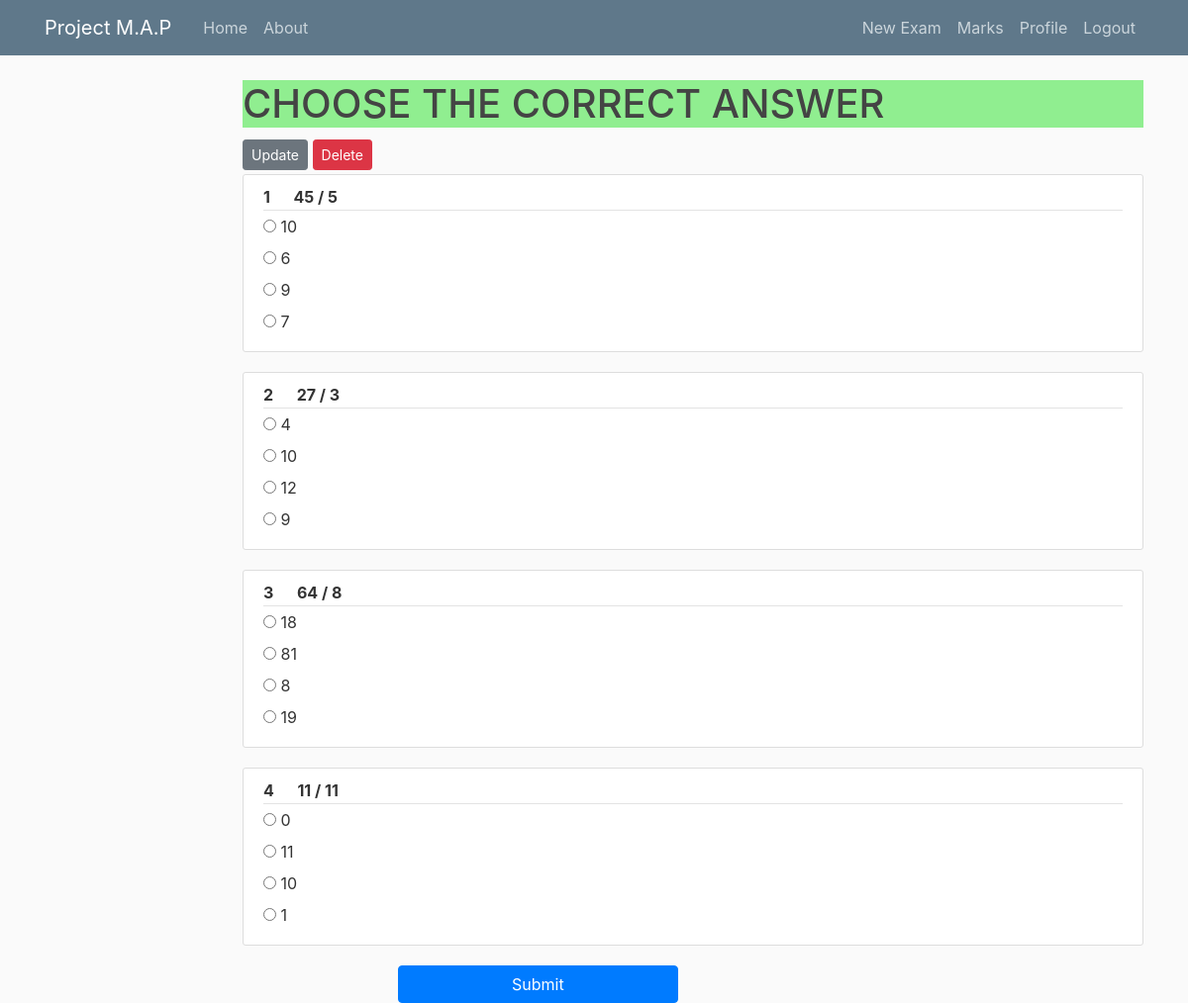
Page /exam/2/ (signed in) on the committed database.
### mouni/models.py (models this page shows, shortened)
class Question(models.Model):
	question = models.TextField(null = False, blank = False)
	ans = models.CharField(max_length = 20, null=False, blank = False)
	op2 = models.CharField(max_length = 20, null = False, blank = False)
	op3 = models.CharField(max_length = 20, null = False, blank = False)
	op4 = models.CharField(max_length = 20, null = False, blank = False)
	exam = models.ForeignKey(Exam, on_delete = models.CASCADE)
	def __str__(self):
		return self.question
	def get_fields(self):
		fields = [field.value_to_string(self) for field in Question._meta.fields[2:-1]]
		shuffle(fields)
		return fields

### mouni/views.py (the view, shortened to what this page needs)
# urls.py: path("exam/<int:pk>/", login_required(ExamDetailView.as_view()), name="exam-detail"),
class ExamDetailView(LoginRequiredMixin, DetailView, UserPassesTestMixin):
    model = Exam #context_object_name = 'exam'
    ordering = ['-start']
    def get_context_data(self, **kwargs):
        context = super(ExamDetailView, self).get_context_data(**kwargs)
        try:
            r = ResultPerExam.objects.get(student_id = self.request.user.id, exam_id = self.kwargs[self.pk_url_kwarg])
            seed = r.seed
            print("seed read from ResultPerExam is ", seed)
            random.seed(seed)
            print("student already writen exam with seed = ", seed)
            context["has_written"] = True
            op_list = {}
            print(r.que_pick_ans)
            for _ in r.que_pick_ans.strip().split(","):
                print("_", _)
                qid, op_num, is_correct = [int(t) for t in _.strip().split(":")]
                print(qid, op_num)
                op_list[qid] = op_num
            context["op_list"] = op_list
        except ResultPerExam.DoesNotExist:
            context["has_written"] = False
            seed = random.randint(1, 100)
            random.seed(seed)
            context["seed"] = seed
            print("student now writing the exam with seed = ", seed)
        return context

### mouni/templatetags/shuffle.py (called while the page is built)
@register.filter
def shuffle(arg):
	aux = list(arg)[:]
	random.shuffle(aux)
	return aux

### mouni/templates/mouni/exam_detail.html (shortened to what this page needs)
{% extends "mouni/base.html" %}
{% load shuffle %}
{% block container %}
<form method=POST %}">
     <div style="background-color:lightgreen">
        <h1>
            {% if has_written %}
                You have already written the exam
            {% else %}
                CHOOSE THE CORRECT ANSWER
            {% endif %}
        </h1>
    </div>
    {% if object.teacher == user.username %}
        <a class="btn btn-secondary btn-sm mt-1 mb-1" href="#">Update</a>
         <a class="btn btn-danger btn-sm mt-1 mb-1" href="#">Delete</a>
    {% endif %}
    {% for question in object.question_set.all|shuffle %}
        <article class="media content-section">
            <div class="media-body">
                <div class="article-metadata">
                    <strong> {{ forloop.counter }} &emsp; {{ question }}</strong>
                </div>
                    {% for value in question.get_fields %}
                        {% if has_written %}
                            {% ifequal op_list|get_item:question.id forloop.counter %}
                                {% with checked="True" %}
                                    {% ifequal question.ans value %}
                                        <div style="background-color:lightgreen">
                                            <input type="radio", disabled=True checked={{checked}}>
                                            <label > {{ value }} </label> <br>
                                        </div>
                                    {% else %}
                                        <div style="background-color:lightsalmon">
                                            <input type="radio", disabled=True checked={{checked}}>
                                            <label > {{ value }} </label> <br>
                                        </div>
                                    {% endifequal %}
                                {% endwith %}
                            {% else %}
                                {% ifequal question.ans value %}
                                    <div style="background-color:lightgreen">
                                        <input type="radio", disabled=True>
                                        <label > {{ value }} </label> <br>
                                    </div>
                                {% else %}
                                    <div>
                                        <input type="radio", disabled=True>
                                        <label > {{ value }} </label> <br>
                                    </div>
                                {% endifequal %}
                            {% endifequal %}
                        {% else %}
                        <input type="radio" id="{{ forloop.parentloop.counter }}{{ forloop.counter }}" name="{{ question.id }}" value="{{ value }}+{{ forloop.counter }}" required="True">
                        <label for="{{ forloop.parentloop.counter }}{{ forloop.counter }}" > {{ value }} </label> <br>
                        {% endif %}
                    {% endfor %}
            </div>
        </article>
    {% endfor %}
    {% if has_written %}
    {% else %}
    <div class="row spacer">
        <div class="col-4 offset-2">
            <button type="submit" class="btn btn-block btn-primary">Submit</button>
        </div>
    </div>
    {% endif %}
</form>
{% endblock container %}

### mouni/static/mouni/main.css (style rules this page uses)
body { background: #fafafa; color: #333333; margin-top: 5rem; }
h1, h2, h3, h4, h5, h6 { color: #444444; }
.content-section { background: #ffffff; padding: 10px 20px; border: 1px solid #dddddd; border-radius: 3px; margin-bottom: 20px; }
.article-metadata { padding-bottom: 1px; margin-bottom: 4px; border-bottom: 1px solid #e3e3e3 }

### rows in the picture
Question: question "45 / 5", get_fields "10" "6" "9" "7"
Question: question "27 / 3", get_fields "4" "10" "12" "9"
Question: question "64 / 8", get_fields "18" "81" "8" "19"
Question: question "11 / 11", get_fields "0" "11" "10" "1"
